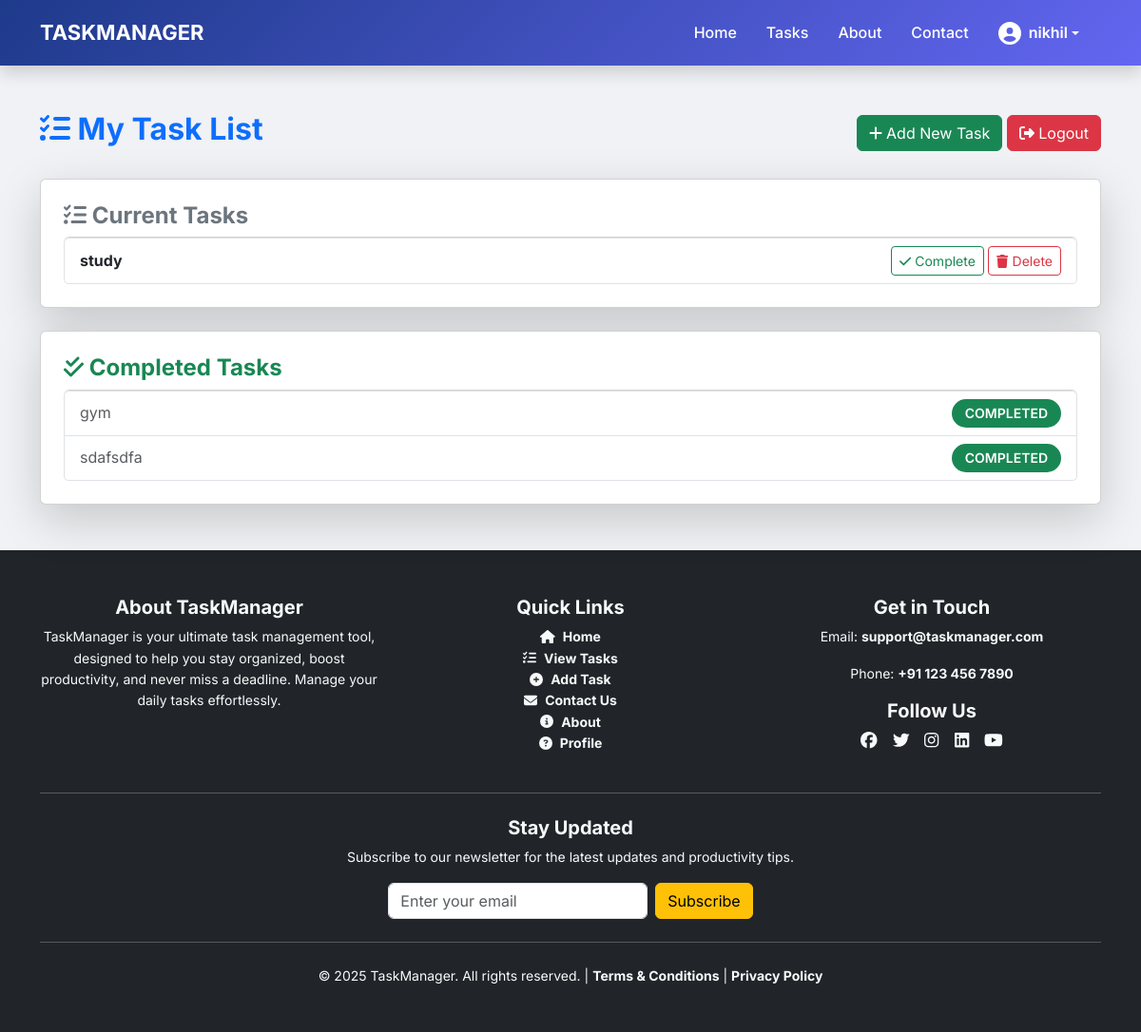
Page /views/tasks.php (signed in) on the committed database.
### tables this page shows
CREATE TABLE `tasks` (
  `id` int(11) NOT NULL,
  `user_id` int(55) DEFAULT NULL,
  `title` varchar(255) NOT NULL,
  `description` text DEFAULT NULL,
  `status` enum('pending','completed') DEFAULT 'pending',
  `created_at` timestamp NOT NULL DEFAULT current_timestamp()
);

### views/tasks.php (the view, shortened to what this page needs)
<?php
require_once '../config/db.php';
$user_id = $_SESSION['user_id'];
$stmt = $pdo->prepare("SELECT * FROM tasks WHERE user_id = ? ORDER BY status ASC, created_at DESC");
$stmt->execute([$user_id]);
$tasks = $stmt->fetchAll();
?>
<?php include '../includes/header.php'; ?>
<div class="container mt-5">
    <div class="d-flex justify-content-between align-items-center mb-4">
        <h2 class="fw-bold text-primary"><i class="fa-solid fa-tasks"></i> My Task List</h2>
        <div>
            <a href="index.php" class="btn btn-success"><i class="fa-solid fa-plus"></i> Add New Task</a>
            <a href="logout.php" class="btn btn-danger"><i class="fa-solid fa-sign-out-alt"></i> Logout</a>
        </div>
    </div>
    <div class="card shadow-lg p-4">
        <h4 class="fw-bold text-secondary"><i class="fa-solid fa-list-check"></i> Current Tasks</h4>
        <ul class="list-group">
            <?php foreach ($tasks as $task): ?>
                <?php if ($task['status'] == 'pending'): ?>
                    <li class="list-group-item d-flex justify-content-between align-items-center">
                        <span class="fw-bold text-dark"><?= htmlspecialchars($task['title']) ?></span>
                        <div>
                            <button class="btn btn-outline-success btn-sm mark-complete" data-id="<?= $task['id'] ?>">
                                <i class="fa-solid fa-check"></i> Complete
                            </button>
                            <a href="delete_task.php?id=<?= $task['id'] ?>" class="btn btn-outline-danger btn-sm">
                                <i class="fa-solid fa-trash"></i> Delete
                            </a>
                        </div>
                    </li>
                <?php endif; ?>
            <?php endforeach; ?>
        </ul>
    </div>
    <div class="card shadow-lg p-4 mt-4">
        <h4 class="fw-bold text-success"><i class="fa-solid fa-check-double"></i> Completed Tasks</h4>
        <ul class="list-group">
            <?php foreach ($tasks as $task): ?>
                <?php if ($task['status'] == 'completed'): ?>
                    <li class="list-group-item d-flex justify-content-between align-items-center text-muted">
                        <?= htmlspecialchars($task['title']) ?>
                        <span class="badge bg-success">Completed</span>
                    </li>
                <?php endif; ?>
            <?php endforeach; ?>
        </ul>
    </div>
</div>
<?php include '../includes/footer.php'; ?>

### public/css/style.css (style rules this page uses)
body { font-family: 'Inter', sans-serif; background-color: #f4f7fc; color: #333; line-height: 1.6; margin: 0; padding: 0; }
.badge { font-size: 14px; padding: 8px 14px; border-radius: 20px; font-weight: 600; text-transform: uppercase; }
body { background-color: #f0f2f5; }

### rows in the picture
tasks: title "study"
tasks: title "gym"
tasks: title "sdafsdfa"

### other values in the picture
$username "nikhil"
